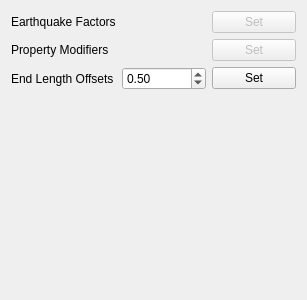
<?xml version="1.0" encoding="UTF-8"?>
<ui version="4.0">
 <class>Dialog</class>
 <widget class="QDialog" name="Dialog">
  <property name="geometry">
   <rect>
    <x>0</x>
    <y>0</y>
    <width>307</width>
    <height>300</height>
   </rect>
  </property>
  <property name="windowTitle">
   <string>Assigns</string>
  </property>
  <property name="windowIcon">
   <iconset resource="../../civiltools.qrc">
    <normaloff>:/assigns/images/assigns.svg</normaloff>:/assigns/images/assigns.svg</iconset>
  </property>
  <layout class="QGridLayout" name="gridLayout">
   <item row="0" column="0">
    <widget class="QLabel" name="label">
     <property name="text">
      <string>Earthquake Factors</string>
     </property>
    </widget>
   </item>
   <item row="0" column="2">
    <widget class="QPushButton" name="earthquake_pushbutton">
     <property name="enabled">
      <bool>false</bool>
     </property>
     <property name="text">
      <string>Set</string>
     </property>
     <property name="icon">
      <iconset resource="../../civiltools.qrc">
       <normaloff>:/civiltools/images/cancel.svg</normaloff>:/civiltools/images/cancel.svg</iconset>
     </property>
     <property name="iconSize">
      <size>
       <width>30</width>
       <height>20</height>
      </size>
     </property>
    </widget>
   </item>
   <item row="1" column="0">
    <widget class="QLabel" name="label_2">
     <property name="text">
      <string>Property Modifiers</string>
     </property>
    </widget>
   </item>
   <item row="1" column="2">
    <widget class="QPushButton" name="property_modifiers_pushbutton">
     <property name="enabled">
      <bool>false</bool>
     </property>
     <property name="text">
      <string>Set</string>
     </property>
     <property name="icon">
      <iconset resource="../../civiltools.qrc">
       <normaloff>:/civiltools/images/cancel.svg</normaloff>:/civiltools/images/cancel.svg</iconset>
     </property>
     <property name="iconSize">
      <size>
       <width>30</width>
       <height>20</height>
      </size>
     </property>
    </widget>
   </item>
   <item row="2" column="0">
    <widget class="QLabel" name="label_3">
     <property name="text">
      <string>End Length Offsets</string>
     </property>
    </widget>
   </item>
   <item row="2" column="1">
    <widget class="QDoubleSpinBox" name="end_length_offset_spinbox">
     <property name="maximum">
      <double>1.000000000000000</double>
     </property>
     <property name="singleStep">
      <double>0.100000000000000</double>
     </property>
     <property name="value">
      <double>0.500000000000000</double>
     </property>
    </widget>
   </item>
   <item row="2" column="2">
    <widget class="QPushButton" name="end_length_offset_pushbutton">
     <property name="text">
      <string>Set</string>
     </property>
     <property name="icon">
      <iconset resource="../../civiltools.qrc">
       <normaloff>:/civiltools/images/cancel.svg</normaloff>:/civiltools/images/cancel.svg</iconset>
     </property>
     <property name="iconSize">
      <size>
       <width>30</width>
       <height>20</height>
      </size>
     </property>
    </widget>
   </item>
   <item row="3" column="1">
    <spacer name="verticalSpacer">
     <property name="orientation">
      <enum>Qt::Vertical</enum>
     </property>
     <property name="sizeHint" stdset="0">
      <size>
       <width>20</width>
       <height>167</height>
      </size>
     </property>
    </spacer>
   </item>
  </layout>
 </widget>
 <resources>
  <include location="../../civiltools.qrc"/>
 </resources>
 <connections/>
</ui>
